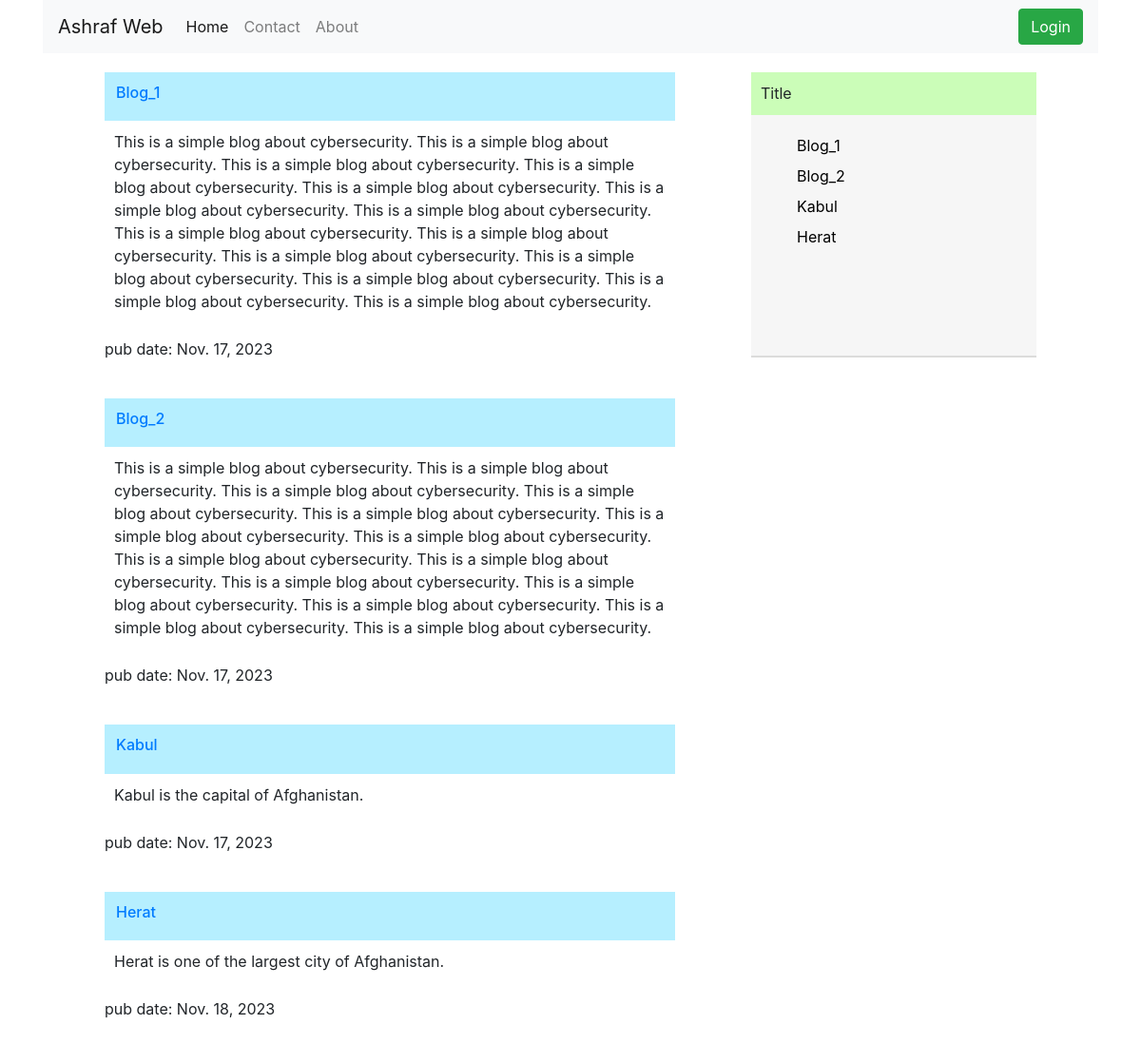
The page / on the database its author committed.
### blog/models.py (models this page shows, shortened)
class Blog(models.Model):
    title = models.CharField(max_length=200)
    content = models.TextField()
    pub_date = models.DateField(auto_now_add=True)

### blog/views.py (the view)
# urls.py: path('',views.index,name='index'),
def index(request):
    queryset = Blog.objects.all()
    dic = {
        "posts":queryset
    }
    return render(request,'index.html',dic)

### blog/list_blog.py (called while the page is built)
def list_objects(request):
    return {
        "all_posts":Blog.objects.order_by('pub_date')
    }

### blog/templates/index.html
{% extends 'base.html' %}
{% block content  %}
{% for post in posts%}
<div class="content">
    <div class="c_title">
        <h6><a href="{% url 'blog:detail' my_id=post.id %}">{{post.title}}</a></h6>
    </div>
    <div class="c_content">
        <p>{{post.content}}</p>
    </div>
    <div class="c_pub">
        <span>pub date: {{post.pub_date}}</span>
    </div>
</div>
{% endfor %}
{% endblock %}

### blog/templates/base.html (shortened to what this page needs)
{% load static %}
<!DOCTYPE html>
<html lang="en" dir="ltr">
  <head>
<link rel="stylesheet" href="https://stackpath.bootstrapcdn.com/bootstrap/4.5.2/css/bootstrap.min.css">
<link rel="stylesheet" href="{% static 'style.css' %}">
  </head>
  <body>
<div class="container">
<header>
  <nav class="navbar navbar-expand-lg navbar-light bg-light">
  <a class="navbar-brand" href="{% url 'blog:index' %}">Ashraf Web</a>
  <div class="collapse navbar-collapse" id="navbarNav">
    <ul class="navbar-nav">
      <li class="nav-item active">
        <a class="nav-link" href="{% url 'blog:index' %}">Home <span class="sr-only">(current)</span></a>
      </li>
      <li class="nav-item">
        <a class="nav-link" href="{% url 'blog:contact' %}">Contact</a>
      </li>
      <li class="nav-item">
        <a class="nav-link" href="#">About</a>
      </li>
    </ul>
  </div>
  <div class="nav-btn">
    {% if user.is_authenticated %}
    <span>Hi {{user.username}}</span>
    {% else %}
    <button type="button" class="btn btn-success">Login</button>
    {% endif %}
  </div>
</nav>
</header>
<div class="content_box">
<div class="box1">
{% block content %}{% endblock %}
</div>
<div class="box2">
  <div class="arch">
    <div class="arch_title">
      <span>Title</span>
    </div>
<div class="arch_content">
  <ul>
    {% regroup all_posts by pub_date as objs %}
        {% for group in objs %}
          {% for item in group.list %}
            <a href="{% url 'blog:detail' my_id=item.id %}"><li>{{ item.title }}</li></a>
      {% endfor %}
  {% endfor %}
  </ul>
</div>
  </div>
</div>
</div>
</div>
  </body>
</html>

### static/style.css (style rules this page uses)
header { margin-bottom: 20px; }
.content_box { height: auto; width: 100%; display: flex; flex-wrap: wrap; justify-content: center; }
.content { width: 600px; height: auto; margin-bottom: 40px; }
.c_title { width: 100%; height: auto; padding: 12px; background-color: #B6EFFF; }
.c_content { width: 100%; height: auto; padding: 10px; }
.arch { width: 300px; height: 300px; background-color: #F6F6F6; margin-left: 80px; border-bottom: 2px solid #DCDCDB; margin-bottom: 30px; }
.arch_title { width: 100%; height: 45px; background-color: #CBFDB8; padding: 10px; }
.arch_content ul { margin-top: 20px; }
.arch_content ul li { list-style: none; color: black; margin: 8px; }

### rows shown on the page
Blog: title "Blog_1", content "This is a simple blog about cybersecurity. This is a simple blog about cybersecurity. This is a simple blog about cybersecurity. This is a simple blog about cybersecurity. This is a simple blog about cybersecurity. This is a simple blog about cybersecurity. This is a simple blog about cybersecurity. This is a simple blog about cybersecurity. This is a simple blog about cybersecurity. This is a simple blog about cybersecurity. This is a simple blog about cybersecurity. This is a simple blog about cybersecurity. This is a simple blog about cybersecurity. This is a simple blog about cybersecurity.", pub_date "Nov. 17, 2023"
Blog: title "Blog_2", content "This is a simple blog about cybersecurity. This is a simple blog about cybersecurity. This is a simple blog about cybersecurity. This is a simple blog about cybersecurity. This is a simple blog about cybersecurity. This is a simple blog about cybersecurity. This is a simple blog about cybersecurity. This is a simple blog about cybersecurity. This is a simple blog about cybersecurity. This is a simple blog about cybersecurity. This is a simple blog about cybersecurity. This is a simple blog about cybersecurity. This is a simple blog about cybersecurity. This is a simple blog about cybersecurity.", pub_date "Nov. 17, 2023"
Blog: title "Kabul", content "Kabul is the capital of Afghanistan.", pub_date "Nov. 17, 2023"
Blog: title "Herat", content "Herat is one of the largest city of Afghanistan.", pub_date "Nov. 18, 2023"
